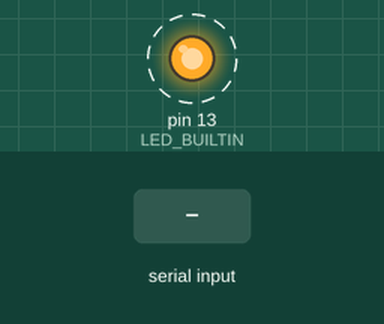
Simulated run of this sketch. Board: Arduino Uno, built with avr-gcc and run on an emulated ATmega328P. Shown: output pins drawn as LEDs (lit = HIGH). Dashed ring = blinking. Inputs (shaded band) come from the test bench. What the sketch prints to the serial monitor is not drawn.

Above: at 1.1 s.
2.1 s: "1\n" received over Serial
Timing chart, 0 to 11.1 s (numbered marks = the images above; inputs shaded):
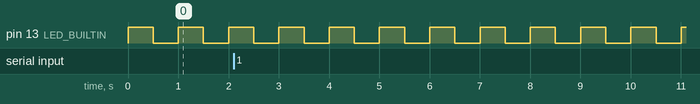

Measured:
- by itself, pin 13 (LED_BUILTIN): alternates HIGH for 0.50 s and LOW for 0.50 s

The sketch:

arduinoTest.ino
```cpp
//NAME: serialTest.ino
//AUTH: Ryan McCartney
//DATE: 11/06/2019
//NOTE: Serial Passthrough test for API

String inputString = "";
volatile bool stringComplete = false;
int loops = 0;

// the setup function runs once when you press reset or power the board
void setup() {
  // initialize digital pin LED_BUILTIN as an output.
  pinMode(LED_BUILTIN, OUTPUT);
  Serial.begin(115200);
  Serial.println("Setup Complete");
}

// the loop function runs over and over again forever
void loop() {
  digitalWrite(LED_BUILTIN, HIGH);
  delay(500);
  digitalWrite(LED_BUILTIN, LOW);
  delay(500);
  Serial.print("INFO: ");
  Serial.print(loops);
  Serial.println(" loops have passed.");

  if(stringComplete == true){
    Serial.print("Data received is '");
    Serial.print(inputString);
    Serial.println("'.");
    stringComplete = false;
    }
  loops++;
}

void serialEvent() {

  inputString = "";
  while (!stringComplete){

    //Gets the next byte
    char inputChar = (char)Serial.read();

    if (inputChar == '\n'){
      stringComplete = true;
    }
    else{
      //Add latest char to string
      inputString += inputChar;
    }
  }
}
```
